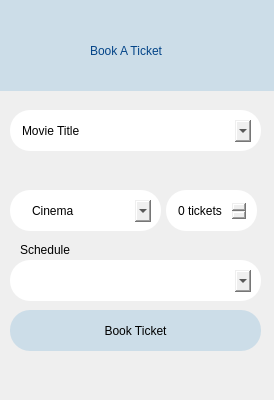
<?xml version="1.0" encoding="UTF-8"?>
<ui version="4.0">
 <class>MainWindow</class>
 <widget class="QMainWindow" name="MainWindow">
  <property name="geometry">
   <rect>
    <x>0</x>
    <y>0</y>
    <width>274</width>
    <height>400</height>
   </rect>
  </property>
  <property name="windowTitle">
   <string>Book A Ticket</string>
  </property>
  <widget class="QWidget" name="centralwidget">
   <widget class="QWidget" name="navigationBG" native="true">
    <property name="geometry">
     <rect>
      <x>0</x>
      <y>0</y>
      <width>351</width>
      <height>91</height>
     </rect>
    </property>
    <property name="styleSheet">
     <string notr="true">#navigationBG {
background-color: #ccdde8;

}

</string>
    </property>
    <widget class="QPushButton" name="logoutButton">
     <property name="geometry">
      <rect>
       <x>20</x>
       <y>550</y>
       <width>131</width>
       <height>41</height>
      </rect>
     </property>
     <property name="text">
      <string>Logout</string>
     </property>
     <property name="icon">
      <iconset>
       <normaloff>../img/logout.png</normaloff>../img/logout.png</iconset>
     </property>
     <property name="iconSize">
      <size>
       <width>40</width>
       <height>40</height>
      </size>
     </property>
     <property name="flat">
      <bool>true</bool>
     </property>
    </widget>
    <widget class="QLabel" name="systemLabel">
     <property name="geometry">
      <rect>
       <x>90</x>
       <y>15</y>
       <width>101</width>
       <height>71</height>
      </rect>
     </property>
     <property name="styleSheet">
      <string notr="true">#systemLabel {
font: 75 12pt &quot;MS Shell Dlg 2&quot;;
color: #034488;
}</string>
     </property>
     <property name="text">
      <string>Book A Ticket</string>
     </property>
     <property name="alignment">
      <set>Qt::AlignLeading|Qt::AlignLeft|Qt::AlignVCenter</set>
     </property>
    </widget>
    <widget class="QPushButton" name="pushButton">
     <property name="geometry">
      <rect>
       <x>30</x>
       <y>20</y>
       <width>71</width>
       <height>51</height>
      </rect>
     </property>
     <property name="text">
      <string/>
     </property>
     <property name="icon">
      <iconset>
       <normaloff>../img/icon.png</normaloff>../img/icon.png</iconset>
     </property>
     <property name="iconSize">
      <size>
       <width>50</width>
       <height>50</height>
      </size>
     </property>
     <property name="flat">
      <bool>true</bool>
     </property>
    </widget>
   </widget>
   <widget class="QWidget" name="rect1" native="true">
    <property name="geometry">
     <rect>
      <x>10</x>
      <y>110</y>
      <width>251</width>
      <height>41</height>
     </rect>
    </property>
    <property name="styleSheet">
     <string notr="true">#rect1{
background-color: white;
border: 1px white;
border-radius: 20px;
}</string>
    </property>
    <widget class="QComboBox" name="movieTitle">
     <property name="geometry">
      <rect>
       <x>10</x>
       <y>10</y>
       <width>231</width>
       <height>22</height>
      </rect>
     </property>
     <property name="styleSheet">
      <string notr="true">#movieTitle{
border: 1px white;
}</string>
     </property>
     <property name="editable">
      <bool>true</bool>
     </property>
     <property name="currentText">
      <string>Movie Title</string>
     </property>
    </widget>
   </widget>
   <widget class="QWidget" name="rect2" native="true">
    <property name="geometry">
     <rect>
      <x>10</x>
      <y>190</y>
      <width>151</width>
      <height>41</height>
     </rect>
    </property>
    <property name="styleSheet">
     <string notr="true">#rect2{
background-color: white;
border: 1px white;
border-radius: 20px;
}</string>
    </property>
    <widget class="QComboBox" name="cinemaName">
     <property name="geometry">
      <rect>
       <x>20</x>
       <y>10</y>
       <width>121</width>
       <height>22</height>
      </rect>
     </property>
     <property name="styleSheet">
      <string notr="true">#cinemaName{
border: 1px white;
}</string>
     </property>
     <property name="editable">
      <bool>true</bool>
     </property>
     <property name="currentText">
      <string>Cinema</string>
     </property>
    </widget>
   </widget>
   <widget class="QWidget" name="rect3" native="true">
    <property name="geometry">
     <rect>
      <x>166</x>
      <y>190</y>
      <width>91</width>
      <height>41</height>
     </rect>
    </property>
    <property name="styleSheet">
     <string notr="true">#rect3{
background-color: white;
border: 1px white;
border-radius: 20px;
}</string>
    </property>
    <widget class="QSpinBox" name="noOfTickets">
     <property name="geometry">
      <rect>
       <x>10</x>
       <y>10</y>
       <width>71</width>
       <height>22</height>
      </rect>
     </property>
     <property name="styleSheet">
      <string notr="true">#noOfTickets{
border: 1px white;
}</string>
     </property>
     <property name="suffix">
      <string> tickets</string>
     </property>
     <property name="prefix">
      <string/>
     </property>
    </widget>
   </widget>
   <widget class="QPushButton" name="bookTicketButton">
    <property name="geometry">
     <rect>
      <x>10</x>
      <y>310</y>
      <width>251</width>
      <height>41</height>
     </rect>
    </property>
    <property name="cursor">
     <cursorShape>PointingHandCursor</cursorShape>
    </property>
    <property name="styleSheet">
     <string notr="true">#bookTicketButton{
background-color: #ccdde8;
border: 1px white;
border-radius: 20px;
}
#bookTicketButton:hover{
background-color: #ccdde8;
border: 1px black;
border-radius: 20px;
}</string>
    </property>
    <property name="text">
     <string>Book Ticket</string>
    </property>
   </widget>
   <widget class="QWidget" name="rect4" native="true">
    <property name="geometry">
     <rect>
      <x>10</x>
      <y>260</y>
      <width>251</width>
      <height>41</height>
     </rect>
    </property>
    <property name="styleSheet">
     <string notr="true">#rect4{
background-color: white;
border: 1px white;
border-radius: 20px;
}</string>
    </property>
    <widget class="QComboBox" name="schedule">
     <property name="geometry">
      <rect>
       <x>10</x>
       <y>10</y>
       <width>231</width>
       <height>22</height>
      </rect>
     </property>
     <property name="styleSheet">
      <string notr="true">#schedule{
border: 1px white;
}</string>
     </property>
     <property name="editable">
      <bool>true</bool>
     </property>
     <property name="currentText">
      <string/>
     </property>
    </widget>
   </widget>
   <widget class="QLabel" name="label_2">
    <property name="geometry">
     <rect>
      <x>20</x>
      <y>240</y>
      <width>71</width>
      <height>20</height>
     </rect>
    </property>
    <property name="text">
     <string>Schedule</string>
    </property>
   </widget>
   <zorder>rect4</zorder>
   <zorder>navigationBG</zorder>
   <zorder>rect1</zorder>
   <zorder>rect2</zorder>
   <zorder>rect3</zorder>
   <zorder>bookTicketButton</zorder>
   <zorder>label_2</zorder>
  </widget>
 </widget>
 <resources/>
 <connections/>
</ui>
